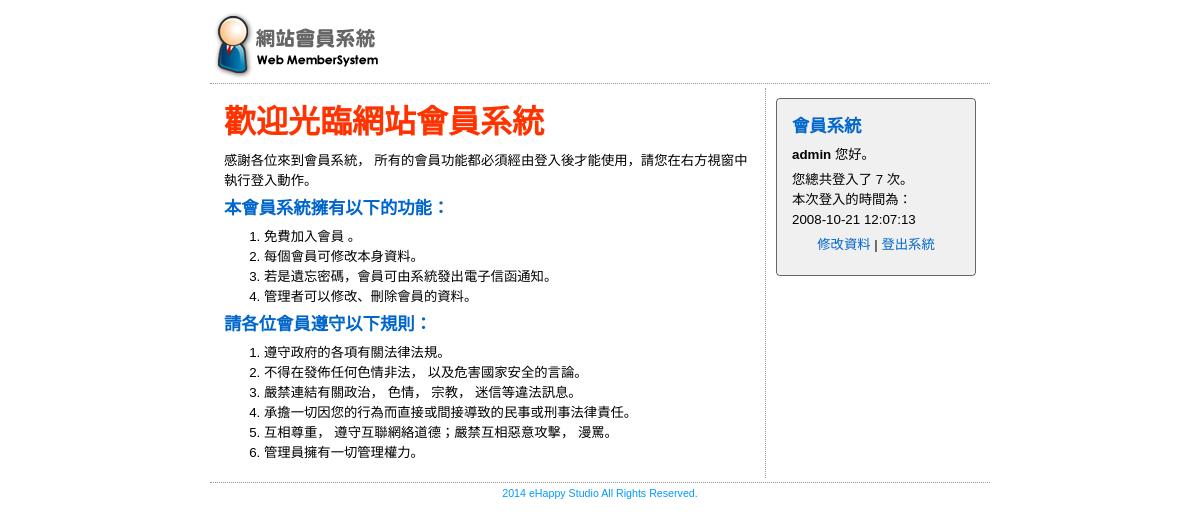
Page /member_center.php (signed in) on the committed database.
### tables this page shows
CREATE TABLE IF NOT EXISTS `memberdata` (
  `m_id` int(11) NOT NULL auto_increment,
  `m_name` varchar(20) NOT NULL,
  `m_username` varchar(20) NOT NULL,
  `m_passwd` varchar(100) NOT NULL,
  `m_sex` enum('男','女') NOT NULL,
  `m_birthday` date default NULL,
  `m_level` enum('admin','member') NOT NULL default 'member',
  `m_email` varchar(100) default NULL,
  `m_url` varchar(100) default NULL,
  `m_phone` varchar(100) default NULL,
  `m_address` varchar(100) default NULL,
  `m_login` int(11) unsigned NOT NULL default '0',
  `m_logintime` datetime default NULL,
  `m_jointime` datetime NOT NULL,
  PRIMARY KEY  (`m_id`),
  UNIQUE KEY `m_username` (`m_username`)
);

### member_center.php (the view, shortened to what this page needs)
<?php
$conn = dbConnector('localhost', 'root', '', 'test', 3306);
$qsFetchUserData = 'select * from memberdata where m_username = "' . $_SESSION['loginMember'] . '";';
$result = $conn->query($qsFetchUserData);
$resultAssoc = mysqli_fetch_assoc($result);
?>
<html>
<head>
    <link href="style.css" rel="stylesheet" type="text/css">
</head>
<body>
<table width="780" border="0" align="center" cellpadding="4" cellspacing="0">
    <tr>
        <td class="tdbline"><img src="images/mlogo.png" alt="會員系統" width="164" height="67"></td>
    </tr>
    <tr>
        <td class="tdbline">
            <table width="100%" border="0" cellspacing="0" cellpadding="10">
                <tr valign="top">
                    <td class="tdrline"><p class="title">歡迎光臨網站會員系統</p>
                        <p>感謝各位來到會員系統， 所有的會員功能都必須經由登入後才能使用，請您在右方視窗中執行登入動作。</p>
                        <p class="heading"> 本會員系統擁有以下的功能：</p>
                        <ol>
                            <li>免費加入會員 。</li>
                            <li>每個會員可修改本身資料。</li>
                            <li>若是遺忘密碼，會員可由系統發出電子信函通知。</li>
                            <li>管理者可以修改、刪除會員的資料。</li>
                        </ol>
                        <p class="heading">請各位會員遵守以下規則： </p>
                        <ol>
                            <li> 遵守政府的各項有關法律法規。</li>
                            <li> 不得在發佈任何色情非法， 以及危害國家安全的言論。</li>
                            <li>嚴禁連結有關政治， 色情， 宗教， 迷信等違法訊息。</li>
                            <li> 承擔一切因您的行為而直接或間接導致的民事或刑事法律責任。</li>
                            <li> 互相尊重， 遵守互聯網絡道德；嚴禁互相惡意攻擊， 漫罵。</li>
                            <li> 管理員擁有一切管理權力。</li>
                        </ol>
                    </td>
                    <td width="200">
                        <div class="boxtl"></div>
                        <div class="boxtr"></div>
                        <div class="regbox">
                            <p class="heading"><strong>會員系統</strong></p>
                            <p><strong><?php echo $resultAssoc['m_username'];?></strong> 您好。</p>
                            <p>您總共登入了 <?php echo $resultAssoc['m_login'];?> 次。<br>
                                本次登入的時間為：<br>
                                <?php echo $resultAssoc['m_logintime'];?></p>
                            <p align="center"><a href="member_update.php">修改資料</a> | <a href="?logout=true">登出系統</a></p>
                        </div>
                        <div class="boxbl"></div>
                        <div class="boxbr"></div>
                    </td>
                </tr>
            </table>
        </td>
    </tr>
    <tr>
        <td align="center" background="" class="trademark">2014 eHappy Studio All Rights Reserved.</td>
    </tr>
</table>
</body>
</html>

### style.css (style rules this page uses)
p,ol { font-family: Verdana, Arial, Helvetica, sans-serif; font-size: 10pt; line-height: 150%; margin-top: 0px; margin-bottom: 5px; }
a { text-decoration: none; }
a:link { color: #0066CC; }
.title { font-family: "微軟正黑體"; font-size: 24pt; font-weight: bolder; color: #FF3300; }
.heading { font-family: "微軟正黑體"; font-size: 13pt; color: #0066CC; line-height: 150%; font-weight: bold; }
.trademark { font-family: Verdana, Arial, Helvetica, sans-serif; font-size: 8pt; color: #0099FF; }
.regbox { border: 1px solid #656565; padding: 15px; background-color: #F0F0F0; }
.boxtl { background-image: url(images/tl.gif); float: left; top: -1px; height: 4px; width: 4px; background-repeat: no-repeat; }
.boxtr { background-image: url(images/tr.gif); float: right; top: -1px; height: 4px; width: 4px; background-repeat: no-repeat; }
.boxbl { background-image: url(images/bl.gif); float: left; top: -1px; height: 4px; width: 4px; background-repeat: no-repeat; margin-top: -4px; }
.boxbr { background-image: url(images/br.gif); float: right; top: -1px; height: 4px; width: 4px; background-repeat: no-repeat; margin-top: -4px; }
.tdrline { border-right-width: 1px; border-right-style: dotted; border-right-color: #999999; }
.tdbline { border-bottom-width: 1px; border-bottom-style: dotted; border-bottom-color: #999999; }

### rows in the picture
memberdata: m_username "admin", m_login "7", m_logintime "2008-10-21 12:07:13"
